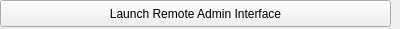
<?xml version="1.0" encoding="UTF-8"?>
<ui version="4.0">
 <class>UDenverAutopilotRemote</class>
 <widget class="QWidget" name="UDenverAutopilotRemote">
  <property name="geometry">
   <rect>
    <x>0</x>
    <y>0</y>
    <width>400</width>
    <height>29</height>
   </rect>
  </property>
  <property name="sizePolicy">
   <sizepolicy hsizetype="Minimum" vsizetype="Minimum">
    <horstretch>0</horstretch>
    <verstretch>0</verstretch>
   </sizepolicy>
  </property>
  <property name="windowTitle">
   <string>Form</string>
  </property>
  <widget class="QPushButton" name="gobutton">
   <property name="geometry">
    <rect>
     <x>0</x>
     <y>0</y>
     <width>391</width>
     <height>27</height>
    </rect>
   </property>
   <property name="text">
    <string>Launch Remote Admin Interface</string>
   </property>
  </widget>
 </widget>
 <resources/>
 <connections/>
</ui>
